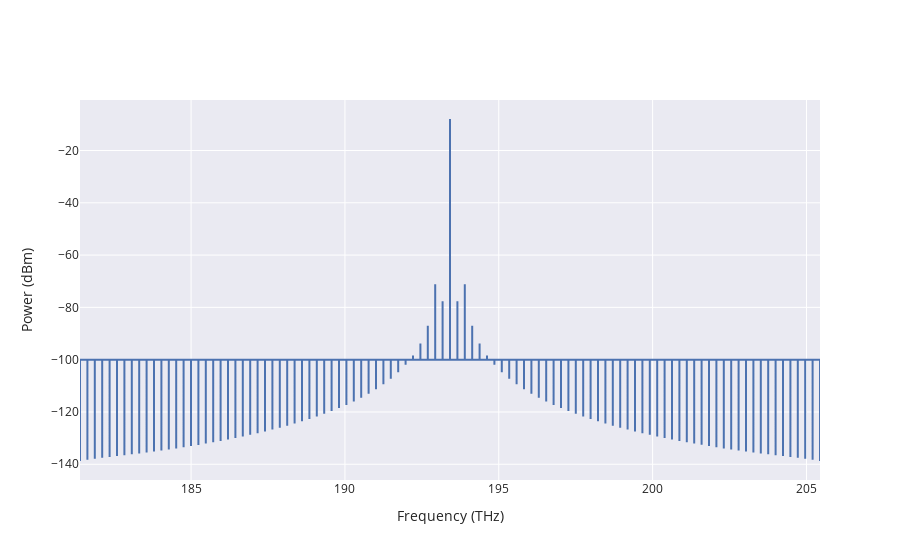

Source (notebook cell):
### Code cell
ind=715
solverp2.PlotCombSpectra(ind).show()

### Figure 1 — Plotly figure (JSON) as saved in the notebook; plotly's stock layout.template omitted (floating-point values rounded to 4 significant figures; data arrays with more than 128 entries replaced by an {"elided": "..."} marker saying what was removed)
{"data": [{"name": "Waveguide", "type": "scatter", "uid": "b5c1b7cd-c12e-4bc7-b20f-88bb6fd3ec91", "x": {"elided": "303 float values"}, "y": {"elided": "303 float values"}}], "layout": {"xaxis": {"title": {"text": "Frequency (THz)"}}, "yaxis": {"title": {"text": "Power (dBm)"}}}}
